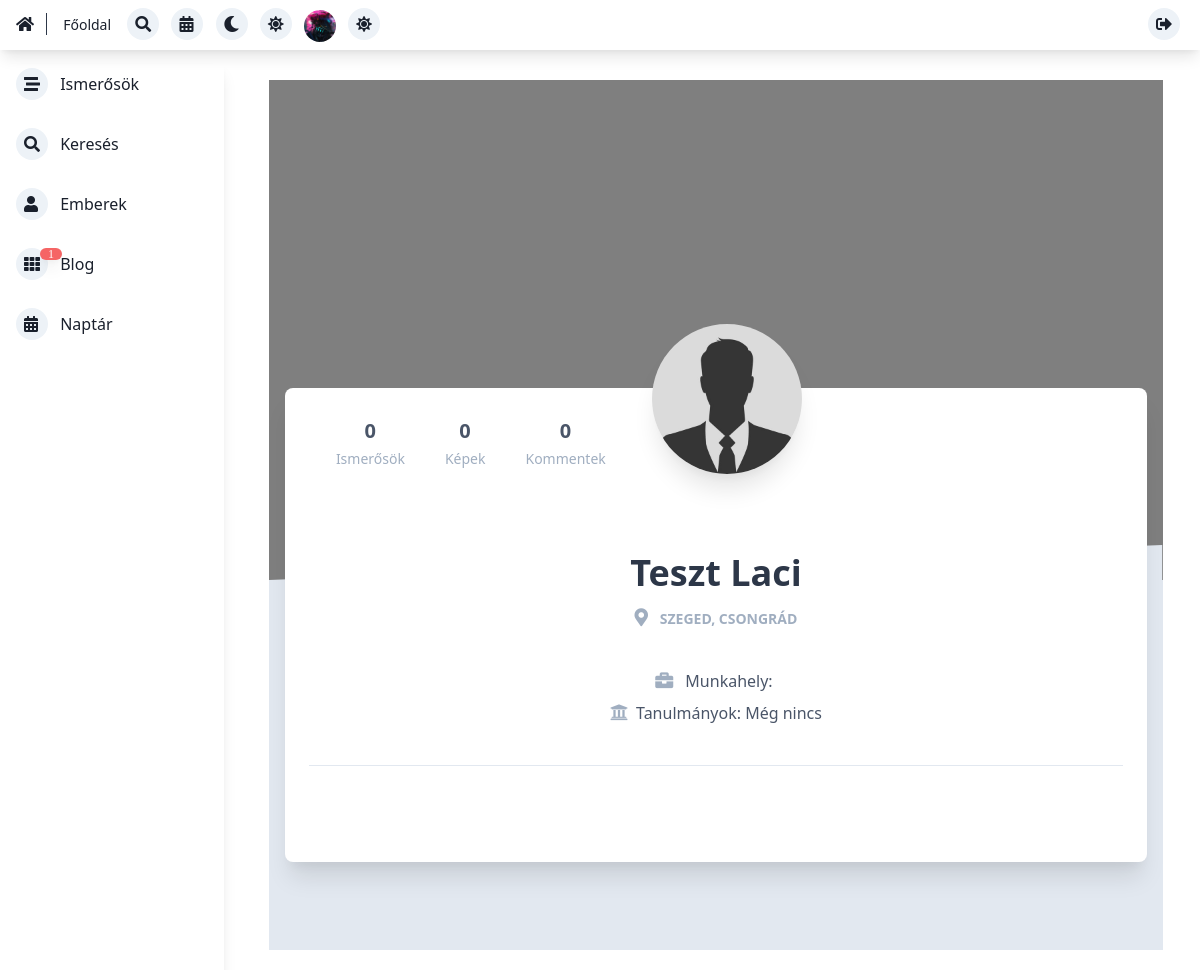
The page /php_main/inside/other_profile.php?id=3 (signed in) on the database its author committed.
### tables this page shows
CREATE TABLE `users` (
  `user_id` int(11) NOT NULL,
  `user_first_name` varchar(30) NOT NULL,
  `user_second_name` varchar(30) NOT NULL,
  `user_password` varchar(10) NOT NULL,
  `user_email` varchar(30) NOT NULL,
  `user_bio` varchar(500) NOT NULL DEFAULT 'A felhasználó még nem írt magáról.',
  `user_work_place` varchar(50) NOT NULL DEFAULT 'A felhasználó még nem adott meg munkahelyet.',
  `user_school` varchar(50) NOT NULL DEFAULT 'A felhasználó még nem adott meg tanulmányt',
  `user_profile_puc` varchar(30) NOT NULL DEFAULT 'user-profile.jpg',
  `user_bg_pic` varchar(50) NOT NULL DEFAULT 'basicbackground.jpg',
  `user_city` varchar(30) NOT NULL,
  `user_county` varchar(30) NOT NULL,
  `user_zipcode` int(5) NOT NULL,
  `user_regdate` datetime NOT NULL,
  `user_last_login` datetime NOT NULL
);

### php_components/inside/other_profile_inside.php (the view, shortened to what this page needs)
<?php
  $current_user_id = intval($_GET['id']);
  $sql = "SELECT * FROM users WHERE user_id = ?";
  $stmt = $dbc-> prepare($sql);
  $stmt -> bind_param("i",$current_user_id);
  $stmt -> execute();
  $res = $stmt->get_result();
  $row = $res->fetch_assoc();
  ?>
  <main style="margin-left: 20%;width: 77%;" class="profile-page">
    <section class="relative block" style="height: 500px;">
      <div
        class="top-auto bottom-0 left-0 right-0 w-full absolute pointer-events-none overflow-hidden"
        style="height: 70px; transform: translateZ(0px);"
      >
      </div>
    </section>
    <section id="profsec" class="relative py-16 bg-gray-300">
      <div class="container mx-auto px-4">
        <div id="profesc2"
          class="relative flex flex-col min-w-0 break-words bg-white w-full mb-6 shadow-xl rounded-lg -mt-64"
        >
          <div class="px-6">
            <div class="flex flex-wrap justify-center">
              <div
                class="w-full lg:w-3/12 px-4 lg:order-2 flex justify-center"
              >
                <div class="relative">
                  <img
                      id="profipic"
                    alt="..."
                    src="../../storage/img/users/<?php echo $row['user_profile_puc'];?>"
                    class="shadow-xl rounded-full h-auto align-middle border-none absolute -m-16 -ml-20 lg:-ml-16 "
                    style="max-width: 150px;min-width:150px;height:150px;object-fit:cover;"
                  />
                </div>
              </div>
              <div class="w-full lg:w-4/12 px-4 lg:order-1">
                <div class="flex justify-center py-4 lg:pt-4 pt-8">
                  <div class="mr-4 p-3 text-center">
                    <span
                      class="counter text-xl font-bold block uppercase tracking-wide text-gray-700"
                      >0</span
                    ><span class="text-sm text-gray-500">Ismerősök</span>
                  </div>
                  <div class="mr-4 p-3 text-center">
                    <span
                      class="counter text-xl font-bold block uppercase tracking-wide text-gray-700"
                      >0</span
                    ><span class="text-sm text-gray-500">Képek</span>
                  </div>
                  <div class="lg:mr-4 p-3 text-center">
                    <span
                      class="counter text-xl font-bold block uppercase tracking-wide text-gray-700"
                      >0</span
                    ><span class="text-sm text-gray-500">Kommentek</span>
                  </div>
                </div>
              </div>
            </div>
            <div class="text-center mt-12">
              <h3 id="name"
                class="text-4xl font-semibold leading-normal mb-2 text-gray-800 mb-2"
              >
                  <?php echo $row['user_first_name']. " " .$row['user_second_name'];?>
              </h3>
              <div id="profdesc"
                class="text-sm leading-normal mt-0 mb-2 text-gray-500 font-bold uppercase"
              >
                <i
                  class="fas fa-map-marker-alt mr-2 text-lg text-gray-500"
                ></i>
                  <?php echo $row['user_city'] . ", " . $row['user_county'];?>
              </div>
              <div  class="mb-2 text-gray-700 mt-10">
                <i class="fas fa-briefcase mr-2 text-lg text-gray-500"></i>
                Munkahely: <div id="user-workplace" style="display:inline-block" contenteditable="false"><?php echo  $row["user_work_place"];?></div>
              </div>
              <div class="mb-2 text-gray-700">
                <i class="fas fa-university mr-2 text-lg text-gray-500"></i
                >Tanulmányok:  <div id="user-study" style="display:inline-block" contenteditable="false"><?php echo  $row["user_school"];?></div>
              </div>
            </div>
            <div class="mt-10 py-10 border-t border-gray-300 text-center">
              <div class="flex flex-wrap justify-center">
                <div class="w-full lg:w-9/12 px-4">
                </div>
              </div>
            </div>
          </div>
        </div>
      </div>
    </section>
  </main>

### rows shown on the page
users: user_profile_puc (picture), user_first_name "Teszt", user_second_name "Laci", user_city "SZEGED", user_county "CSONGRÁD", user_school "Még nincs"

### other values the page prints
$count "1"
